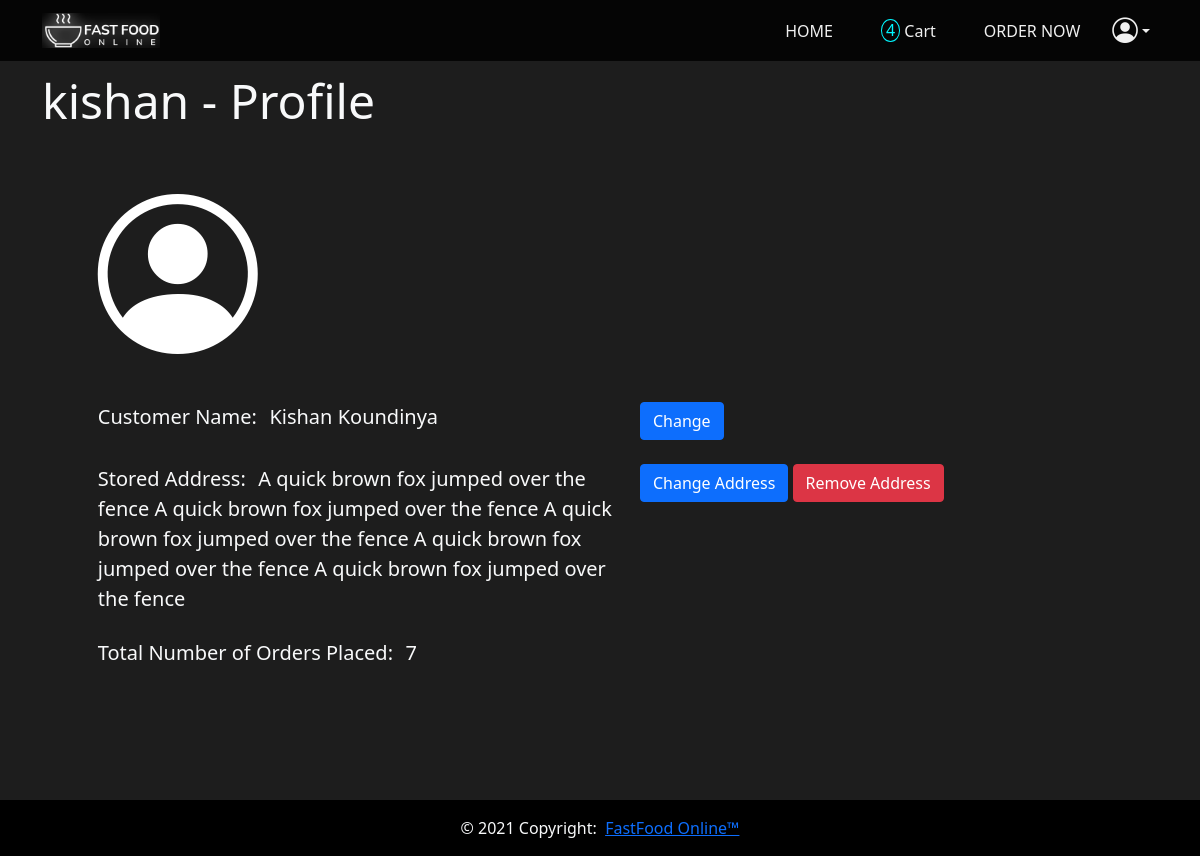
The page /profile/ (signed in) on the database as committed earlier.
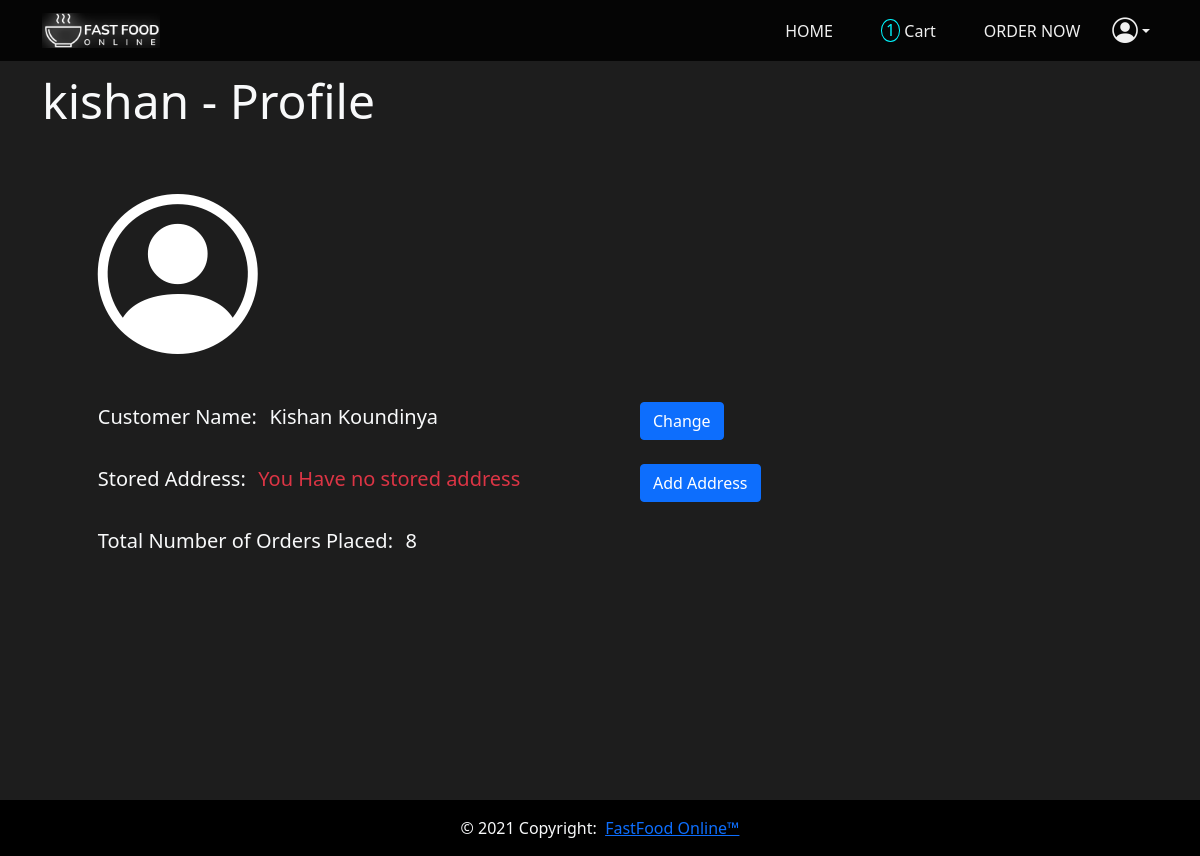
The same page on the database as committed later.
### baseapp/models.py (models this page shows)
class Customer(models.Model):
    user = models.OneToOneField(User, null=True, on_delete=models.CASCADE)
    CustomerName = models.CharField(max_length=300, null=True, blank=True)
    Address = models.TextField(null=True, blank=True)
    DateOfBirth = models.DateField(auto_now_add=False)

### baseapp/views.py (the view)
# urls.py: path('profile/', views.ProfileView, name='profile'),
def ProfileView(request):
    if request.user.is_authenticated:
        context = {}
        currentCustomer = Customer.objects.get(user=request.user)
        queryset = Cart.objects.filter(CustomerID=currentCustomer)
        cartitems = []
        for obj in queryset:
            cartitems.append(obj.ProductID)
        context['cartitems'] = cartitems
        context['customer'] = currentCustomer
        AllOrderedObjects = Orders.objects.filter(CustomerID= currentCustomer).order_by('OrderNumber')
        if len(AllOrderedObjects) == 0:
            context['SeparateOrders'] = []
            context['OrderCosts'] = []
            return render(request, 'baseapp/orders.html', context)
        SeparateOrders = []
        TempOrderNum = AllOrderedObjects[0].OrderNumber
        o = []
        for Object in AllOrderedObjects:
            if Object.OrderNumber == TempOrderNum:
                o.append(Object)
            else:
                SeparateOrders.append(o)
                o = []
                o.append(Object)
                TempOrderNum = Object.OrderNumber
        if SeparateOrders == []:
            SeparateOrders.append(o)
        context['separateorders'] = SeparateOrders
        return render(request, 'baseapp/profile.html', context)
    else:
        return redirect(reverse('login'))

### baseapp/templates/baseapp/profile.html (shortened to what this page needs)
{% load static %}
<html lang="en">
<head>
    <link href="https://cdn.jsdelivr.net/npm/bootstrap@5.0.2/dist/css/bootstrap.min.css" rel="stylesheet">
    <link rel="stylesheet" href="https://cdn.jsdelivr.net/npm/bootstrap-icons@1.5.0/font/bootstrap-icons.css">
</head>
<body>
<div id="page-container">
<div id="content-wrap">
    <nav class="navbar navbar-expand-lg navbar-dark fixed-top">
        <div class="container">
          <a class="navbar-brand" href="{% url 'home' %}">
            <img src="{% static 'images/Logo.png' %}" alt="" height="35em">
          </a>
          <div class="collapse navbar-collapse justify-content-end" id="navbarNavAltMarkup">
            <div class="navbar-nav">
              <a class="nav-link d-flex align-items-center justify-content-center mx-3" href="{% url 'home' %}">HOME</a>
              <a class="nav-link d-flex align-items-center justify-content-center mx-3" href="{% url 'cart' %}">
                <span class="cartcounter d-flex justify-content-center align-items-center px-1">{{ cartitems|length }}</span> &nbsp;Cart
              </a>
              <a class="nav-link d-flex align-items-center justify-content-center mx-3" href="{% url 'menu' %}">ORDER NOW</a>
              <a class="nav-link dropdown-toggle d-flex justify-content-center align-items-center" href="#" id="profileDrop" role="button" data-bs-toggle="dropdown" aria-expanded="false">
                <i id="profileIcon" style="font-size: 1.6em;" class="bi-person-circle"></i>
              </a>
            </div>
          </div>
        </div>
    </nav>
    <br><br><br>
    <div class="container">
        <p class="display-5 text-light">{{ request.user.username }} - Profile</p><br><br>
        <div class="row" style="padding-left: 5%;">
            <div class="col"><i style="font-size: 10em; color: white;" class="bi-person-circle"></i></div>
        </div>
        <br><br>
        <div class="row text-light" style="padding-left: 5%;">
          <div class="col">
            <span><p style="display: inline;" class="lead"><strong>Customer Name:</strong></p>&nbsp;&nbsp;
              <p style="display: inline;" class="lead">{{ customer.CustomerName }}</p></span>
          </div>
          <div class="col">
            <a href="{% url 'namechange' %}" class="btn btn-primary">Change</a>
          </div>
        </div>
        <br>
        <div class="row text-light" style="padding-left: 5%;">
          <div class="col">
            <span><p style="display: inline;" class="lead"><strong>Stored Address:</strong></p>&nbsp;&nbsp;
              {% if customer.Address == '' %}
              <p style="display: inline;" class="lead text-danger">You Have no stored address</p>
              {% else %}
              <p style="display: inline;" class="lead">{{ customer.Address }}</p></span>
              {% endif %}
            </div>
            <div class="col">
              {% if customer.Address == '' %}
              <a href="{% url 'addressadd' %}" class="btn btn-primary">Add Address</a>
              {% else %}
              <a href="{% url 'addresschange'%}" class="btn btn-primary">Change Address</a>
              <a href="{% url 'addressremove'%}" class="btn btn-danger">Remove Address</a>
              {% endif %}
            </div>
        </div>
        <br>
        <div class="row text-light" style="padding-left: 5%;">
          <span><p style="display: inline;" class="lead"><strong>Total Number of Orders Placed:</strong></p>&nbsp;&nbsp;
            <p style="display: inline;" class="lead">{{ separateorders|length }}</p></span>
        </div>
    </div>
    <br><br>
</div>
</div>
  <footer id="footer" class="page-footer">
    <div class="footer-copyright text-center text-light py-3">© 2021 Copyright: &nbsp;<a href="{% url 'home' %}">FastFood Online™</a></div>
  </footer>
  </body>
</html>

Rows that differ between the two databases and show on the page:
changed Customer "Kishan Koundinya": Address "A quick brown fox jumped over the fence A quick brown fox jumped over the fence A quick brown fox jumped over the fence A quick brown fox jumped over the fence A quick brown fox jumped over the fence" → (not shown)
Other text that changed with them:
{{ cartitems|length }}: "4" → "1"
{{ separateorders|length }}: "7" → "8"
text no longer shown: "Change Address Remove Address"
text now shown: "You Have no stored address Add Address"
